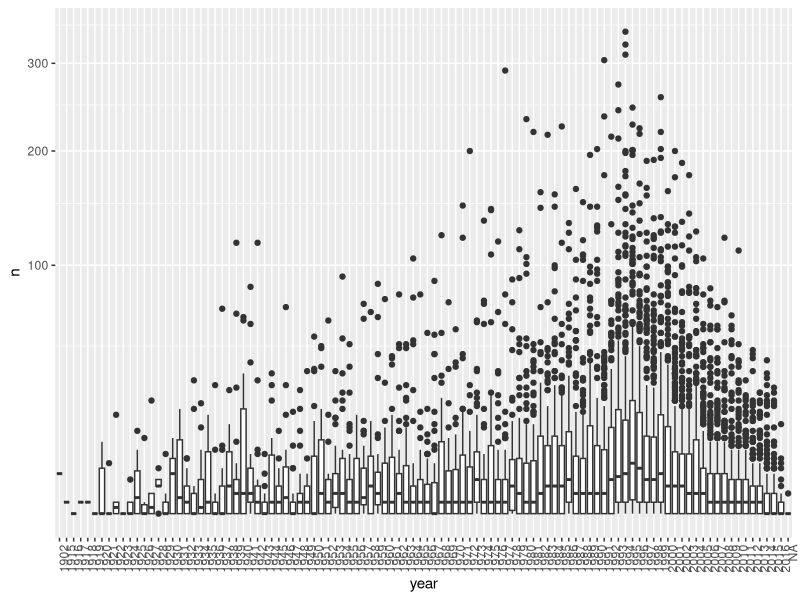
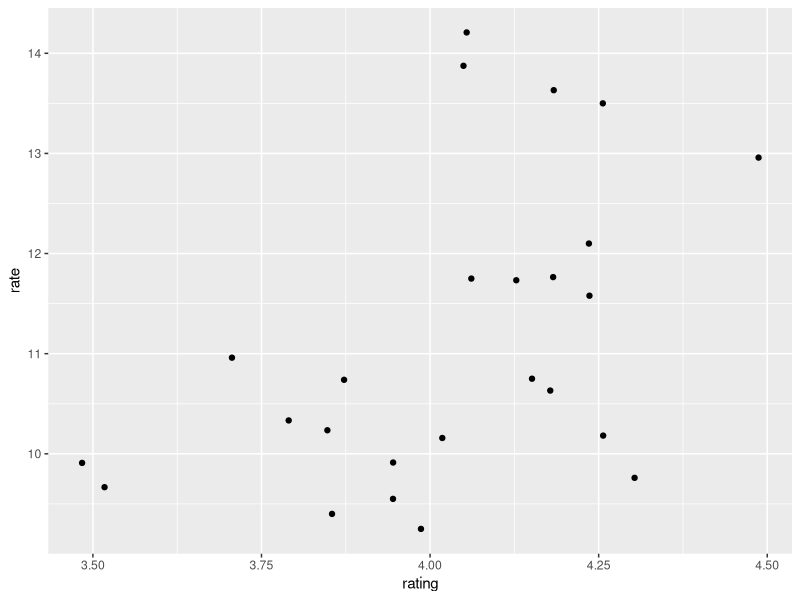

Write the R code that produced these figures, in order.
### Regularization
library(dslabs)
library(tidyverse)
library(dplyr)
data("movielens")

library(caret)
set.seed(755)
test_index <- createDataPartition(y = movielens$rating, times = 1,
                                  p = 0.2, list = FALSE)
train_set <- movielens[-test_index,] # partition by row
test_set <- movielens[test_index,]

# remove users and movies not in train set
test_set <- test_set %>%
  semi_join(train_set, by = "movieId") %>%
  semi_join(train_set, by = "userId")

# RMSE rating
RMSE <- function(true_ratings, predicted_ratings){
  sqrt(mean((true_ratings - predicted_ratings)^2))
}

# model fitting
mu <- mean(train_set$rating)
movie_avgs <- train_set %>%
  group_by(movieId) %>%
  summarise(b_i = mean(rating - mu))

# 10 mistakes made in model fitting
test_set %>%
  left_join(movie_avgs, by='movieId') %>%
  mutate(residual = rating - (mu + b_i)) %>%
  arrange(desc(abs(residual))) %>%
  select(title, residual) %>% slice(1:10) %>% knitr::kable()

# 10 best movies
movie_titles <- movielens %>%
  select(movieId, title) %>%
  distinct()

# 10 best movies
movie_avgs %>% left_join(movie_titles, by='movieId') %>%
  arrange(desc(b_i)) %>%
  select(title, b_i) %>%
  slice(1:10) %>%
  knitr::kable()

# 10 worst movies
movie_avgs %>% left_join(movie_titles, by='movieId') %>%
  arrange(b_i) %>%
  select(title, b_i) %>%
  slice(1:10) %>%
  knitr::kable()

# now include num of times movies are rated
# best 10
train_set %>% count(movieId) %>% 
  left_join(movie_avgs) %>%
  left_join(movie_titles, by="movieId") %>%
  arrange(desc(b_i)) %>% 
  select(title, b_i, n) %>% 
  slice(1:10) %>% 
  knitr::kable()

# worst 10
train_set %>% count(movieId) %>% 
  left_join(movie_avgs) %>%
  left_join(movie_titles, by="movieId") %>%
  arrange(b_i) %>% 
  select(title, b_i, n) %>% 
  slice(1:10) %>% 
  knitr::kable()


# Q1. Compute the number of ratings for each movie and then plot it against the year the movie came out. 
# Use the square root transformation on the counts. What year has the highest median number of ratings?

library(dslabs)
library(tidyverse)
library(dplyr)
data("movielens")
library(caret)

# median num rating per year
num_rating <- movielens %>% 
  na.omit() %>% 
  select(movieId, rating, year) %>% 
  group_by(movieId, year) %>%
  summarise(n_rating = n()) %>%
  ungroup() %>%
  arrange(desc(n_rating)) 

knitr::kable(head(num_rating, 10))

median_rating <- num_rating %>%
  select(n_rating, year) %>%
  group_by(year) %>%
  summarise(med = median(n_rating, na.rm = TRUE)) %>%
  ungroup() %>%
  arrange(desc(med))

knitr::kable(head(median_rating))

# Answer:
movielens %>% group_by(movieId) %>%
  summarize(n = n(), year = as.character(first(year))) %>%
  qplot(year, n, data = ., geom = "boxplot") +
  coord_trans(y = "sqrt") +
  theme(axis.text.x = element_text(angle = 90, hjust = 1))


# Q2. We see that, on average, movies that came out after 1993 get more ratings. We also see that with newer
# movies, starting in 1993, the number of ratings decreases with year: the more recent a movie is, the less 
# time users have had to rate it.
# Among movies that came out in 1993 or later, what are the 25 movies with the most ratings per year, and 
# what is the average rating of each of the top 25 movies?
# What is the average rating for the movie The Shawshank Redemption?
# What is the average number of ratings per year for the movie Forrest Gump?

# avg num of rating per movie
yrs <- length(unique(movielens$year[movielens$year>=1993]))
num_rating_yr <- movielens %>% filter(year >= 1993) %>%
  na.omit() %>%
  select(title, rating, year) %>%
  group_by(title, year) %>%
  summarise(n = n(), ratings_yr = n/yrs, mean_r = mean(rating, na.rm = TRUE), 
            yr = as.character(first(year))) %>%
  ungroup() %>% 
  arrange(desc(ratings_yr))

knitr::kable(head(num_rating_yr, 25))

# avg num of ratings /yr for Forrest Gump = 13.64 xx starts 1994 adjust years to 24 = 14.21 chk
# avg rating for movie Shawshank Redemption, The = 4.487138 chk
# code incomplete: yrs should incorporate later start dates of new movies



# Q3. From the table constructed in Q2, we can see that the most frequently rated movies tend to have above 
# average ratings. This is not surprising: more people watch popular movies. To confirm this, stratify the 
# post-1993 movies by ratings per year and compute their average ratings. Make a plot of average rating 
# versus ratings per year and show an estimate of the trend.
# What type of trend do you observe?
movielens %>% 
  filter(year >= 1993) %>%
  group_by(movieId) %>%
  summarize(n = n(), years = 2018 - first(year),
            title = title[1],
            rating = mean(rating)) %>%
  mutate(rate = n/years) %>%
  top_n(25, rate) %>%
  arrange(desc(rate)) %>%
  ggplot(aes(rating, rate)) +
  geom_point()


# Q4. Suppose you are doing a predictive analysis in which you need to fill in the missing ratings with 
# some value. Given your observations in the exercise in Q3, which of the following strategies would be most
# appropriate?
# Ans: Explanation Because a lack of ratings is associated with lower ratings, it would be most appropriate
# to fill in the missing value with a lower value than the average. You should try out different values to 
# fill in the missing value and evaluate prediction in a test set.


# Q5. The movielens dataset also includes a time stamp. This variable represents the time and data in which 
# the rating was provided. The units are seconds since January 1, 1970. Create a new column date with the 
# date. Which code correctly creates this new column?

 
movielens <- mutate(movielens, date = as_datetime(timestamp)) # from lubridate package
head(movielens)
